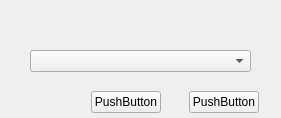
<?xml version="1.0" encoding="UTF-8"?>
<ui version="4.0">
 <class>language</class>
 <widget class="QWidget" name="language">
  <property name="geometry">
   <rect>
    <x>0</x>
    <y>0</y>
    <width>281</width>
    <height>118</height>
   </rect>
  </property>
  <property name="minimumSize">
   <size>
    <width>278</width>
    <height>118</height>
   </size>
  </property>
  <property name="maximumSize">
   <size>
    <width>294</width>
    <height>118</height>
   </size>
  </property>
  <property name="windowTitle">
   <string>language</string>
  </property>
  <widget class="QComboBox" name="comboBoxLanguage">
   <property name="geometry">
    <rect>
     <x>30</x>
     <y>50</y>
     <width>221</width>
     <height>22</height>
    </rect>
   </property>
  </widget>
  <widget class="QLabel" name="labelIco">
   <property name="geometry">
    <rect>
     <x>10</x>
     <y>10</y>
     <width>32</width>
     <height>32</height>
    </rect>
   </property>
   <property name="sizePolicy">
    <sizepolicy hsizetype="Preferred" vsizetype="Preferred">
     <horstretch>32</horstretch>
     <verstretch>32</verstretch>
    </sizepolicy>
   </property>
   <property name="minimumSize">
    <size>
     <width>32</width>
     <height>32</height>
    </size>
   </property>
   <property name="maximumSize">
    <size>
     <width>32</width>
     <height>32</height>
    </size>
   </property>
   <property name="text">
    <string/>
   </property>
  </widget>
  <widget class="QLabel" name="labelSelectLanguage">
   <property name="geometry">
    <rect>
     <x>60</x>
     <y>10</y>
     <width>121</width>
     <height>31</height>
    </rect>
   </property>
   <property name="text">
    <string/>
   </property>
  </widget>
  <widget class="QWidget" name="widget" native="true">
   <property name="geometry">
    <rect>
     <x>80</x>
     <y>80</y>
     <width>190</width>
     <height>40</height>
    </rect>
   </property>
   <layout class="QGridLayout" name="gridLayout">
    <item row="0" column="0">
     <widget class="QPushButton" name="pushButtonOK">
      <property name="sizePolicy">
       <sizepolicy hsizetype="Minimum" vsizetype="Fixed">
        <horstretch>70</horstretch>
        <verstretch>22</verstretch>
       </sizepolicy>
      </property>
      <property name="minimumSize">
       <size>
        <width>70</width>
        <height>22</height>
       </size>
      </property>
      <property name="maximumSize">
       <size>
        <width>70</width>
        <height>22</height>
       </size>
      </property>
      <property name="text">
       <string>PushButton</string>
      </property>
     </widget>
    </item>
    <item row="0" column="2">
     <widget class="QPushButton" name="pushButtonCancel">
      <property name="sizePolicy">
       <sizepolicy hsizetype="Minimum" vsizetype="Fixed">
        <horstretch>70</horstretch>
        <verstretch>22</verstretch>
       </sizepolicy>
      </property>
      <property name="minimumSize">
       <size>
        <width>70</width>
        <height>22</height>
       </size>
      </property>
      <property name="maximumSize">
       <size>
        <width>70</width>
        <height>22</height>
       </size>
      </property>
      <property name="text">
       <string>PushButton</string>
      </property>
     </widget>
    </item>
    <item row="0" column="1">
     <spacer name="horizontalSpacer">
      <property name="orientation">
       <enum>Qt::Horizontal</enum>
      </property>
      <property name="sizeHint" stdset="0">
       <size>
        <width>20</width>
        <height>20</height>
       </size>
      </property>
     </spacer>
    </item>
   </layout>
  </widget>
 </widget>
 <layoutdefault spacing="6" margin="11"/>
 <resources/>
 <connections/>
</ui>
